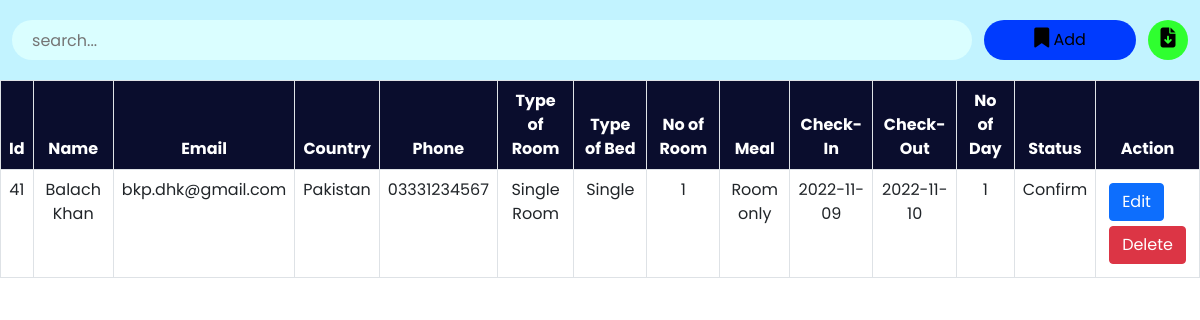
The page /admin/roombook.php on the database its author committed.
### tables this page shows
CREATE TABLE `roombook` (
  `id` int(10) NOT NULL,
  `Name` varchar(50) NOT NULL,
  `Email` varchar(50) NOT NULL,
  `Country` varchar(30) NOT NULL,
  `Phone` varchar(30) NOT NULL,
  `RoomType` varchar(30) NOT NULL,
  `Bed` varchar(30) NOT NULL,
  `Meal` varchar(30) NOT NULL,
  `NoofRoom` varchar(30) NOT NULL,
  `cin` date NOT NULL,
  `cout` date NOT NULL,
  `nodays` int(50) NOT NULL,
  `stat` varchar(30) NOT NULL
);

### admin/roombook.php (the view, shortened to what this page needs)
<?php
include '../config.php';
?>
<!DOCTYPE html>
<html lang="en">
<head>
    <link href="https://cdn.jsdelivr.net/npm/bootstrap@5.0.2/dist/css/bootstrap.min.css" rel="stylesheet">
    <link rel="stylesheet" href="https://cdnjs.cloudflare.com/ajax/libs/font-awesome/6.2.0/css/all.min.css" />
    <link rel="stylesheet" href="./css/roombook.css">
</head>
<body>
    <div class="searchsection">
        <input type="text" name="search_bar" id="search_bar" placeholder="search..." onkeyup="searchFun()">
        <button class="adduser" id="adduser" onclick="adduseropen()"><i class="fa-solid fa-bookmark"></i> Add</button>
        <form action="./exportdata.php" method="post">
            <button class="exportexcel" id="exportexcel" name="exportexcel" type="submit"><i class="fa-solid fa-file-arrow-down"></i></button>
        </form>
    </div>
    <div class="roombooktable" class="table-responsive-xl">
        <?php
            $roombooktablesql = "SELECT * FROM roombook";
            $roombookresult = mysqli_query($conn, $roombooktablesql);
        ?>
        <table class="table table-bordered" id="table-data">
            <thead>
                <tr>
                    <th scope="col">Id</th>
                    <th scope="col">Name</th>
                    <th scope="col">Email</th>
                    <th scope="col">Country</th>
                    <th scope="col">Phone</th>
                    <th scope="col">Type of Room</th>
                    <th scope="col">Type of Bed</th>
                    <th scope="col">No of Room</th>
                    <th scope="col">Meal</th>
                    <th scope="col">Check-In</th>
                    <th scope="col">Check-Out</th>
                    <th scope="col">No of Day</th>
                    <th scope="col">Status</th>
                    <th scope="col" class="action">Action</th>
                </tr>
            </thead>
            <tbody>
            <?php
            while ($res = mysqli_fetch_array($roombookresult)) {
            ?>
                <tr>
                    <td><?php echo $res['id'] ?></td>
                    <td><?php echo $res['Name'] ?></td>
                    <td><?php echo $res['Email'] ?></td>
                    <td><?php echo $res['Country'] ?></td>
                    <td><?php echo $res['Phone'] ?></td>
                    <td><?php echo $res['RoomType'] ?></td>
                    <td><?php echo $res['Bed'] ?></td>
                    <td><?php echo $res['NoofRoom'] ?></td>
                    <td><?php echo $res['Meal'] ?></td>
                    <td><?php echo $res['cin'] ?></td>
                    <td><?php echo $res['cout'] ?></td>
                    <td><?php echo $res['nodays'] ?></td>
                    <td><?php echo $res['stat'] ?></td>
                    <td class="action">
                        <a href="roombookedit.php?id=<?php echo $res['id'] ?>"><button class="btn btn-primary">Edit</button></a>
                        <a href="roombookdelete.php?id=<?php echo $res['id'] ?>"><button class='btn btn-danger'>Delete</button></a>
                    </td>
                </tr>
            <?php
            }
            ?>
            </tbody>
        </table>
    </div>
</body>
</html>

### admin/css/roombook.css (style rules this page uses)
:root { --bg-text-shadow: 0 2px 4px rgb(13 0 77 / 8%), 0 3px 6px rgb(13 0 77 / 8%), 0 8px 16px rgb(13 0 77 / 8%); --bg-box-shadow: 0px 0px 20px 6px rgba(26, 30, 164, 0.31); }
body { background-color: #ffff; }
* { margin: 0; padding: 0; font-family: 'Poppins', sans-serif; }
i { font-size: 20px; }
.searchsection { height: 80px; width: 100%; display: flex; justify-content: space-evenly; align-items: center; background-color: #c2f3ff; position: fixed; z-index: 500; }
#search_bar { height: 40px; width: 80%; border: none; background-color: #DAFEFF; padding-left: 20px; border-radius: 30px; }
#adduser { height: 40px; background-color: rgb(0, 59, 254); border: none; border-radius: 30px; padding: 0 50px; }
.exportexcel { height: 40px; width: 40px; background-color: rgb(47, 255, 47); border: none; border-radius: 50%; }
a { color: black; }
.roombooktable { position: absolute; color: #0a0d2d; margin-top: 80px; width: 100%; height: 100vh; padding-bottom: 900px; }
.roombooktable thead { background-color: #0a0d2d; color: white; text-align: center; }
.roombooktable tbody { text-align: center; }
.action a { text-decoration: none; }
.action button { display: flex; flex-wrap: wrap; margin: 5px; }

### rows shown on the page
roombook: id "41", Name "Balach Khan", Email "bkp.dhk@gmail.com", Country "Pakistan", Phone "03331234567", RoomType "Single Room", Bed "Single", NoofRoom "1", Meal "Room only", cin "2022-11-09", cout "2022-11-10", nodays "1", stat "Confirm"
